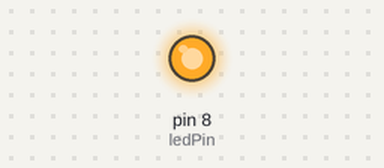
Recording of a sketch running on a simulated Arduino Uno, built with avr-gcc and run on an emulated ATmega328P. On the bench: output pins drawn as LEDs (lit = HIGH).

Above: at 0.5 s.
At 3.8 s:
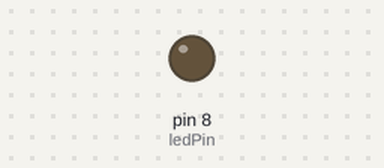
Timing chart, 0 to 6.2 s (numbered marks = the images above):
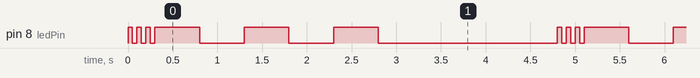

The sketch:

proyecto1.ino
```cpp
int tiempo1=50;//declaramos tiempo como 50
int tiempo2=500;//declaramos tiempo como 500
int ledPin=8;
int endDelay=1500;//declaramos endDelay como 2000

void setup(){//ejecuta 1 vez
  pinMode(8,OUTPUT);//salida por el pin 8
}

void loop(){//ejecuta de manera repetida

for(int i = 0; i <= 2; i = i + 1){//ejecuta 3 veces
digitalWrite(ledPin,HIGH); //digitalWrite salida digital, 8 el pin, HIGHT encendido
delay(tiempo1);//50 ms
digitalWrite(ledPin,LOW);//LOW apagado
delay(tiempo1);//50 ms
}

for(int i = 0; i <= 2; i = i + 1){
digitalWrite(ledPin,HIGH); //digitalWrite salida digital, 8 el pin, HIGHT encendido
delay(tiempo2);//500 ms
digitalWrite(ledPin,LOW);//LOW apagado
delay(tiempo2);//500 ms
}
delay(endDelay);
}
```

Measured:
- by itself, pin 8 (ledPin): repeats every 4.8 s: 2 × (LOW 0.05 s, HIGH 0.05 s), LOW 0.05 s, 2 × (HIGH 0.50 s, LOW 0.50 s), HIGH 0.50 s, LOW 2.0 s, HIGH 0.05 s
- by itself, everything shown: repeats every 4.8 s, in 12 steps
